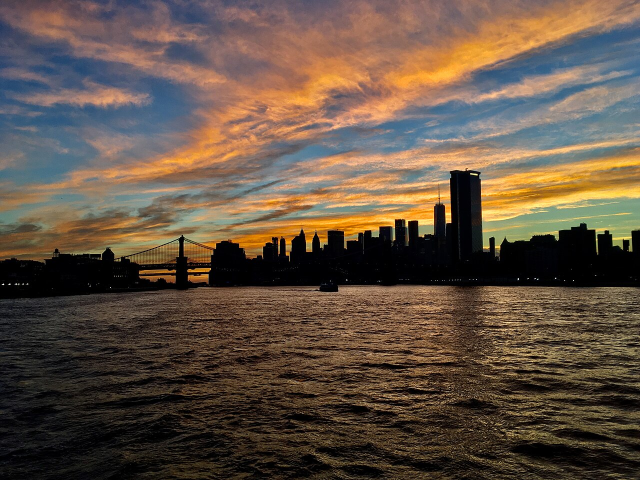
#> input picture _build/img/bachelorette-night.jpg, 1280 x 960 px (shown at 1/2 size)
$ python -i make_og.py   (imports and definitions only)
#> lines starting #> are read from the running program, lines starting #| are printed output that depends on the picture
#> further down, picture is the input picture: PIL image 1280x960 RGB; mean R, G, B 98.8, 82.1, 67.7
"""Draw the 1200x630 share card for every page, in the Ledger design.

Why this exists: a link pasted into iMessage, WhatsApp or Slack is this site's
most likely way of travelling. Before this, there was no card at all, and the
only candidate was a pre-rebuild `assets/og-default.jpg` claiming "VERIFIED
WEEKLY", which is not true: every venue was checked once, on its own date.

Each card carries only facts already on the page: the venue name, its
neighbourhood and type, its dress-code answer, its status when that status is
closed or unclear, and the date it was checked. Nothing is invented. Venues we
hold a licensed photograph of get the photograph behind the same scrim the page
uses; the rest get the same drawn cover as their page, so a card can never
imply a picture of a room we have no picture of.

Run:  python _build/make_og.py        (from the site folder)
Writes _build/img/og/<slug>.jpg plus site.jpg (the fallback). build.py copies
them to /img/og/.
"""
import hashlib
import json
import pathlib
import re
import sys

from PIL import Image, ImageDraw, ImageFont, ImageOps

ROOT = pathlib.Path(__file__).resolve().parent
OUT = ROOT / "img" / "og"
FONTS = ROOT / "fonts-src"
W, H = 1200, 630
PAD = 72

INK, INK2, INK3 = (11, 9, 8), (23, 19, 15), (34, 28, 23)
CREAM, BRONZE, BRONZE_LT, MUTED = (237, 231, 222), (192, 143, 82), (217, 168, 106), (181, 171, 160)


def font(name, size):
    return ImageFont.truetype(str(FONTS / name), size)


# [31 lines left out: functions track, wrap, gradient, not called in this run]


def pattern_of(slug):
    return int(hashlib.md5(slug.encode()).hexdigest(), 16) % 6 + 1


# [42 lines left out: functions initial_of, draw_pattern, glow, not called in this run]


def scrim(im):
    """Bottom- and left-weighted, the same shape as .plate.photo::after."""
    m = Image.new("L", (1, H))
    for y in range(H):
        t = y / (H - 1)
        m.putpixel((0, y), int(255 * max(0.06, min(0.94, 0.06 + 0.88 * t ** 1.6))))
    im.paste(Image.new("RGB", (W, H), INK), (0, 0), m.resize((W, H), Image.BILINEAR))
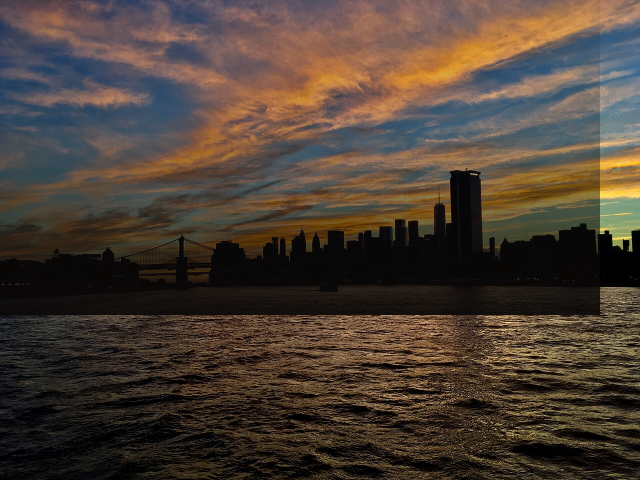
#> im: PIL image 1280x960 RGB (shown at 1/2 size); mean R, G, B 76.3, 63.3, 53.1
    m2 = Image.new("L", (W, 1))
    for x in range(W):
        m2.putpixel((x, 0), int(255 * 0.42 * max(0.0, 1 - x / (W * 0.58)) ** 1.4))
    im.paste(Image.new("RGB", (W, H), INK), (0, 0), m2.resize((W, H), Image.BILINEAR))
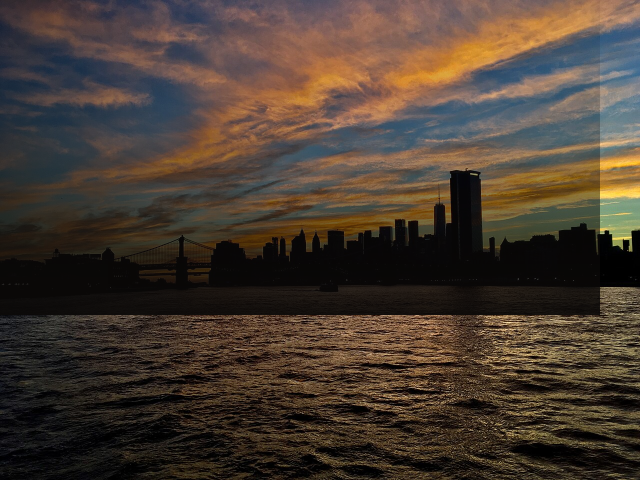
#> im: PIL image 1280x960 RGB (shown at 1/2 size); mean R, G, B 72.7, 59.9, 49.7


# [92 lines left out: functions card, main, not called in this run]


# [2 lines not run here, left out]

>>> from PIL import Image
>>> picture = Image.open('img/bachelorette-night.jpg')
>>> result = scrim(picture)

$ run again, on _build/img/knockdown-center.jpg
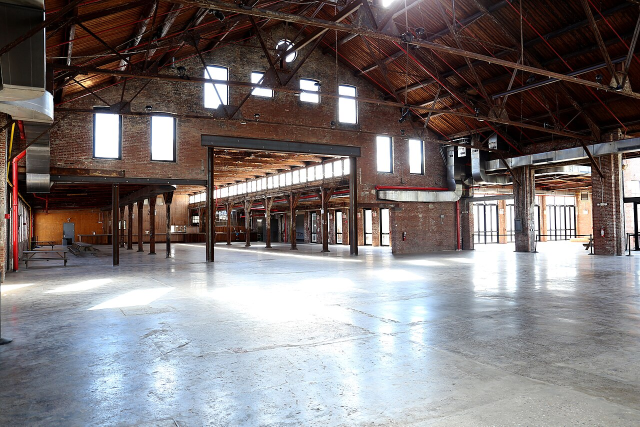
#> input picture _build/img/knockdown-center.jpg, 1280 x 853 px (shown at 1/2 size)
#> picture is the input picture: PIL image 1280x853 RGB; mean R, G, B 124.4, 117.3, 117.5
#> in scrim, `im.paste(Image.new("RGB", (W, H), INK), (0, 0), m.resize((W, H), Image..`:
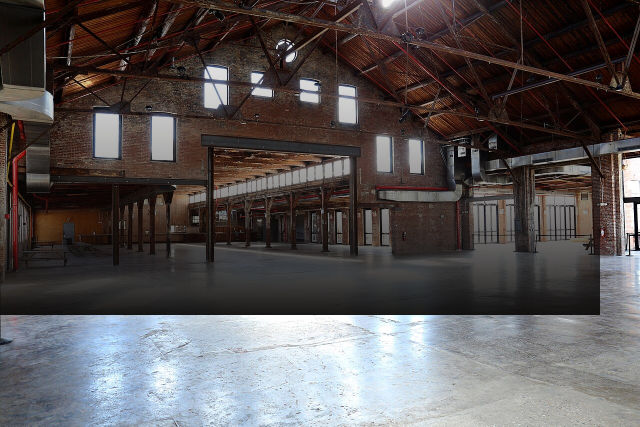
#> im: PIL image 1280x853 RGB (shown at 1/2 size); mean R, G, B 88.9, 83.8, 84.2
#> in scrim, `im.paste(Image.new("RGB", (W, H), INK), (0, 0), m2.resize((W, H), Imag..`:
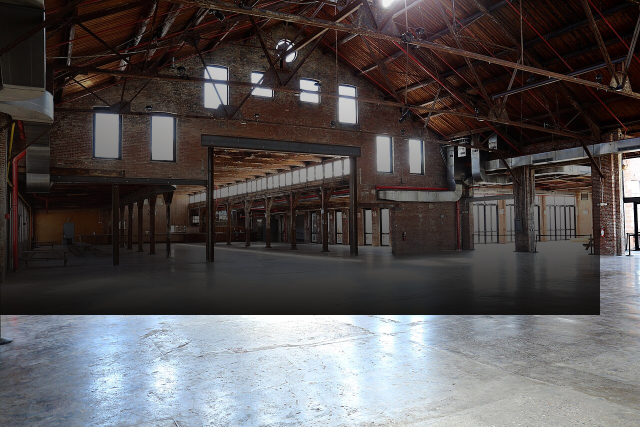
#> im: PIL image 1280x853 RGB (shown at 1/2 size); mean R, G, B 85.9, 81.4, 82.2

$ run again, on _build/img/ophelia-lounge.jpg
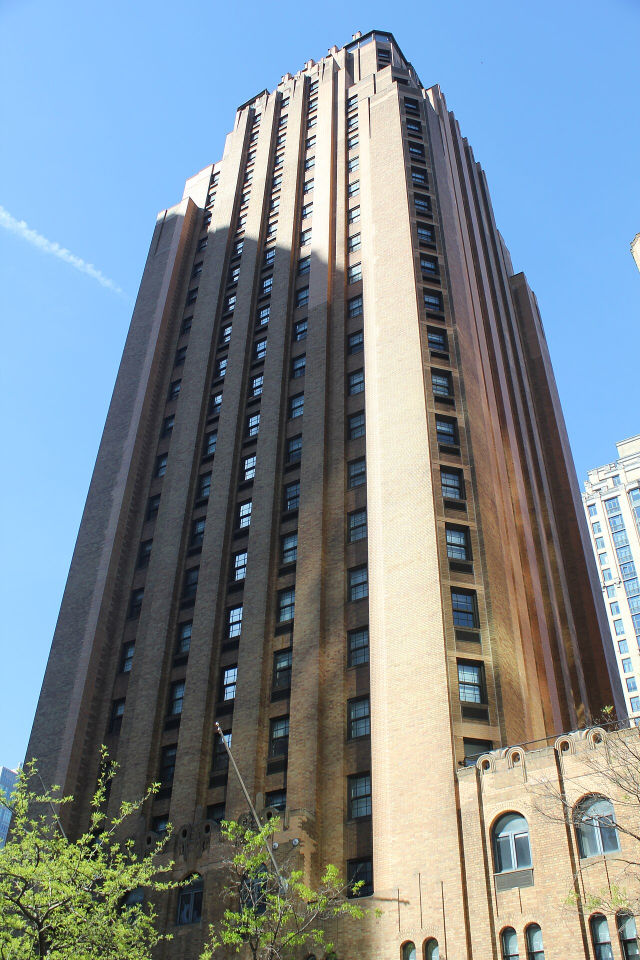
#> input picture _build/img/ophelia-lounge.jpg, 1280 x 1920 px (shown at 1/2 size)
#> picture is the input picture: PIL image 1280x1920 RGB; mean R, G, B 126, 139.3, 147.9
#> in scrim, `im.paste(Image.new("RGB", (W, H), INK), (0, 0), m.resize((W, H), Image..`:
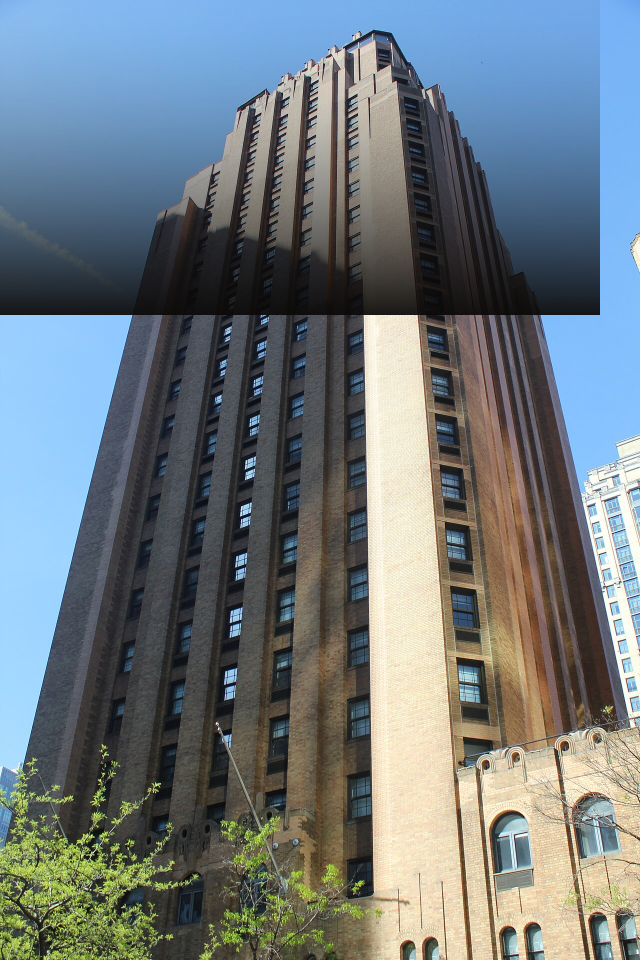
#> im: PIL image 1280x1920 RGB (shown at 1/2 size); mean R, G, B 111, 121.1, 126.2
#> in scrim, `im.paste(Image.new("RGB", (W, H), INK), (0, 0), m2.resize((W, H), Imag..`:
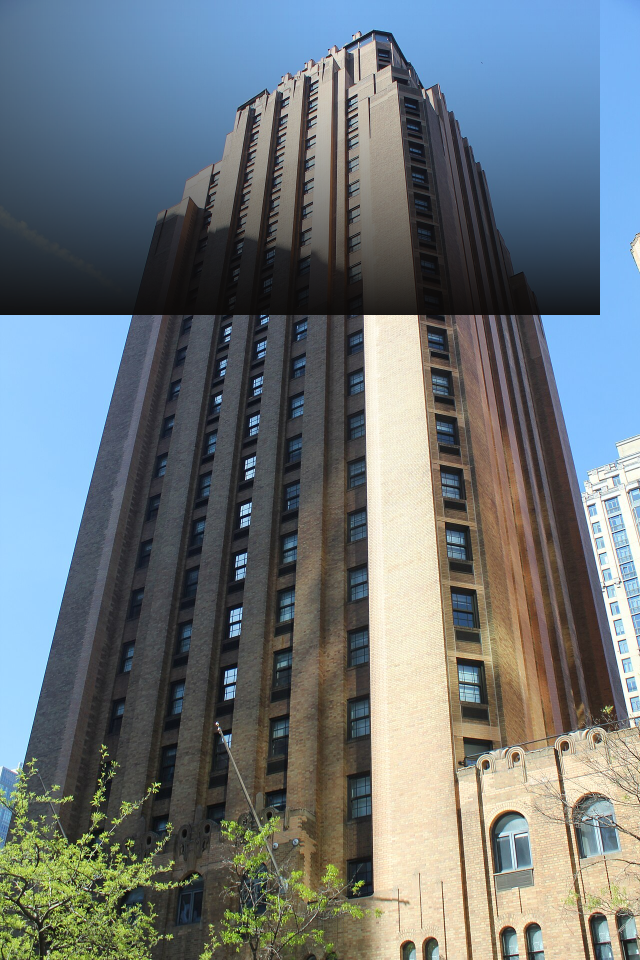
#> im: PIL image 1280x1920 RGB (shown at 1/2 size); mean R, G, B 108.6, 117.6, 121.8
